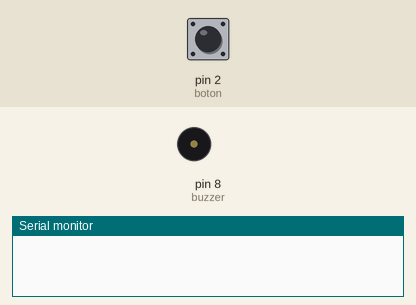
This sketch was run on a simulated Arduino Uno, built with avr-gcc and run on an emulated ATmega328P. Shown: buzzer (waves = sounding), the last lines printed to the serial monitor. The inputs (shaded band) are chosen by the test bench; at power-on: pin 2 (boton) LOW.

Above: at 0.1 s.
1.3 s: pin 2 (boton) pulled HIGH for 0.15 s
At 2.4 s:
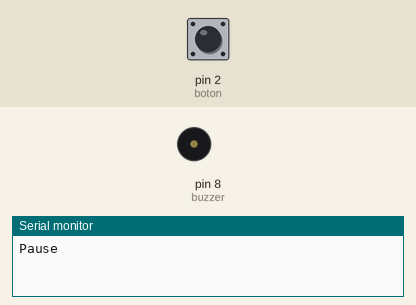
2.9 s: pin 2 (boton) pulled HIGH for 1 s
At 5.7 s:
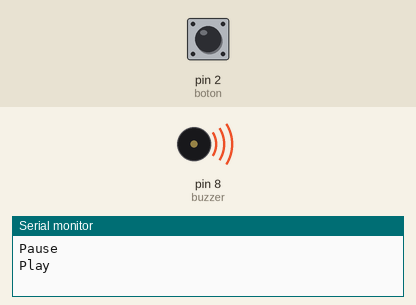
5.9 s: pin 2 (boton) pulled HIGH for 3.2 s
At 7.3 s:
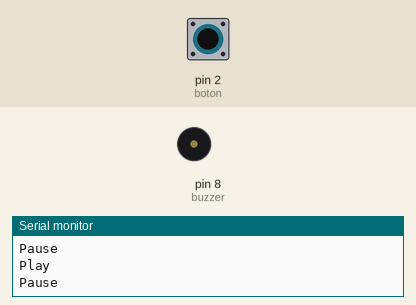
Timing chart, 0 to 8.9 s (numbered marks = the images above; inputs shaded):
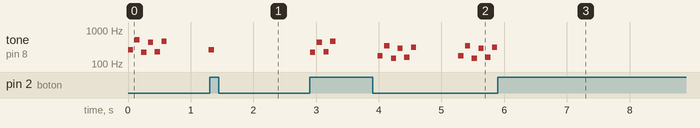

The sketch:

reproductorMusica.ino
```cpp
/*
  Practica 2 - Periféricos y dispositivos de interfaz humana
              Ejercicio 3 - Altavoz
              José Luis Fernández Aguilera - 18/04/2016

  melody - Vector de enteros que representan las notas de la cancion de Mario Bross Underworld
  noteDurations - Vector de enteros del mismo tamaño que melody que representa las duraciones de las notas de melody.
  play - Variable booleana que indica el estado de la reproducción si se está reproduciendo o no, volatile por el uso de interrupciones.
  boton - Variable entera asociada al pin al que se conecta el botón para las interrupciones.
  Pines utilizados el 2 para el botón y el pin 8 para el Buzzer.
*/
#include "pitches.h"

//Underworld melody
int melody[] = {
  NOTE_C4, NOTE_C5, NOTE_A3, NOTE_A4,
  NOTE_AS3, NOTE_AS4, 0,
  0,
  NOTE_C4, NOTE_C5, NOTE_A3, NOTE_A4,
  NOTE_AS3, NOTE_AS4, 0,
  0,
  NOTE_F3, NOTE_F4, NOTE_D3, NOTE_D4,
  NOTE_DS3, NOTE_DS4, 0,
  0,
  NOTE_F3, NOTE_F4, NOTE_D3, NOTE_D4,
  NOTE_DS3, NOTE_DS4, 0,
  0, NOTE_DS4, NOTE_CS4, NOTE_D4,
  NOTE_CS4, NOTE_DS4,
  NOTE_DS4, NOTE_GS3,
  NOTE_G3, NOTE_CS4,
  NOTE_C4, NOTE_FS4,NOTE_F4, NOTE_E3, NOTE_AS4, NOTE_A4,
  NOTE_GS4, NOTE_DS4, NOTE_B3,
  NOTE_AS3, NOTE_A3, NOTE_GS3,
  0, 0, 0
};

//Underwolrd tempo
int noteDurations[] = {
  12, 12, 12, 12,
  12, 12, 6,
  3,
  12, 12, 12, 12,
  12, 12, 6,
  3,
  12, 12, 12, 12,
  12, 12, 6,
  3,
  12, 12, 12, 12,
  12, 12, 6,
  6, 18, 18, 18,
  6, 6,
  6, 6,
  6, 6,
  18, 18, 18,18, 18, 18,
  10, 10, 10,
  10, 10, 10,
  3, 3, 3
};

volatile bool play = true;
int boton = 2;
int buzzer = 8;

// Inicializamos el botón y su interrupción asociada, RISING cuando se incremente el voltaje del pin 2.
void setup() {
  pinMode(boton, INPUT);
  attachInterrupt(0, playPause, RISING);
  Serial.begin(9600);
}

void loop() {
    //Trozo de código extraido del ejemplo toneMelody y modificado.

    // Bucle que itera sobre las notas de la melodía:
    for (int thisNote = 0; thisNote < 56; thisNote++) {
      // Para calcular la duracion de la nota, toma un segundo
      // dividido por el tipo de nota.
      //p.e. un cuarto de nota = 1000 / 4, octavo de nota = 1000/8, etc.
      if(play){
        int noteDuration = 1000 / noteDurations[thisNote];
        tone(buzzer, melody[thisNote], noteDuration);

        // Para distinguir las notas, se establece un minimo de tiempo entre notas.
        // La duración de la nota + 30% parece funcional bien:
        int pauseBetweenNotes = noteDuration * 1.30;
        delay(pauseBetweenNotes);
        // Paramos el tono que suena:
        noTone(buzzer);
      }
      else
        while(!play){}
    }
}

// Función que invierte la variable play para detener en un momento determinado la ejecución de la melodía.
void playPause(){
  play = !play;
  if(play)
    Serial.println("Play");
  else
    Serial.println("Pause");
  delay(1000);
}
```

pitches.h
```cpp
/*************************************************
 * Public Constants
 *************************************************/

#define NOTE_B0  31
#define NOTE_C1  33
#define NOTE_CS1 35
#define NOTE_D1  37
#define NOTE_DS1 39
#define NOTE_E1  41
#define NOTE_F1  44
#define NOTE_FS1 46
#define NOTE_G1  49
#define NOTE_GS1 52
#define NOTE_A1  55
#define NOTE_AS1 58
#define NOTE_B1  62
#define NOTE_C2  65
#define NOTE_CS2 69
#define NOTE_D2  73
#define NOTE_DS2 78
#define NOTE_E2  82
#define NOTE_F2  87
#define NOTE_FS2 93
#define NOTE_G2  98
#define NOTE_GS2 104
#define NOTE_A2  110
#define NOTE_AS2 117
#define NOTE_B2  123
#define NOTE_C3  131
#define NOTE_CS3 139
#define NOTE_D3  147
#define NOTE_DS3 156
#define NOTE_E3  165
#define NOTE_F3  175
#define NOTE_FS3 185
#define NOTE_G3  196
#define NOTE_GS3 208
#define NOTE_A3  220
#define NOTE_AS3 233
#define NOTE_B3  247
#define NOTE_C4  262
#define NOTE_CS4 277
#define NOTE_D4  294
#define NOTE_DS4 311
#define NOTE_E4  330
#define NOTE_F4  349
#define NOTE_FS4 370
#define NOTE_G4  392
#define NOTE_GS4 415
#define NOTE_A4  440
#define NOTE_AS4 466
#define NOTE_B4  494
#define NOTE_C5  523
#define NOTE_CS5 554
#define NOTE_D5  587
#define NOTE_DS5 622
#define NOTE_E5  659
#define NOTE_F5  698
#define NOTE_FS5 740
#define NOTE_G5  784
#define NOTE_GS5 831
#define NOTE_A5  880
#define NOTE_AS5 932
#define NOTE_B5  988
#define NOTE_C6  1047
#define NOTE_CS6 1109
#define NOTE_D6  1175
#define NOTE_DS6 1245
#define NOTE_E6  1319
#define NOTE_F6  1397
#define NOTE_FS6 1480
#define NOTE_G6  1568
#define NOTE_GS6 1661
#define NOTE_A6  1760
#define NOTE_AS6 1865
#define NOTE_B6  1976
#define NOTE_C7  2093
#define NOTE_CS7 2217
#define NOTE_D7  2349
#define NOTE_DS7 2489
#define NOTE_E7  2637
#define NOTE_F7  2794
#define NOTE_FS7 2960
#define NOTE_G7  3136
#define NOTE_GS7 3322
#define NOTE_A7  3520
#define NOTE_AS7 3729
#define NOTE_B7  3951
#define NOTE_C8  4186
#define NOTE_CS8 4435
#define NOTE_D8  4699
#define NOTE_DS8 4978
```

Measured:
- after the input at 1.3 s, tone on pin 8 (buzzer): goes on until 1.4 s, then stays silent
- after the input at 2.9 s, tone on pin 8 (buzzer): plays 220 Hz for 0.08 s, 440 Hz for 0.08 s, 233 Hz for 0.08 s, 466 Hz for 0.08 s, 175 Hz for 0.08 s, 349 Hz for 0.08 s … (16 notes in this stretch), starting at once
- after the input at 5.9 s, tone on pin 8 (buzzer): stops changing and stays silent
- by itself, tone on pin 8 (buzzer): plays 262 Hz for 0.08 s, 523 Hz for 0.08 s, 220 Hz for 0.08 s, 440 Hz for 0.08 s, 233 Hz for 0.08 s, 466 Hz for 0.08 s … (7 notes in this stretch)
